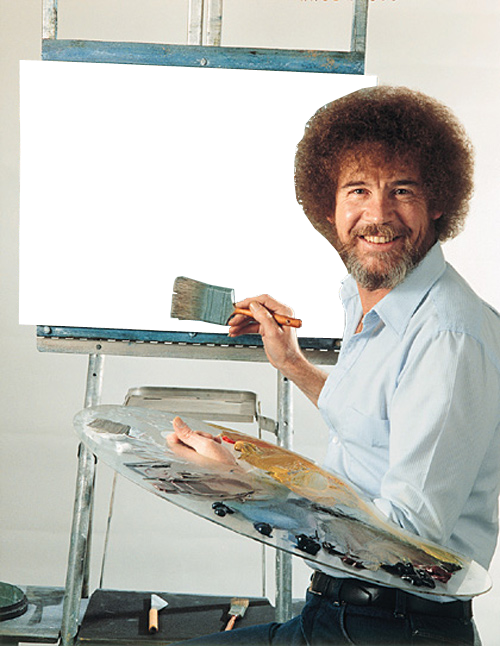
#> input picture thejoyofpynting/1.png, 500 x 646 px, given in place of .png, which was not available
$ python thejoyofpynting_test.py
#> lines starting #> are read from the running program, lines starting #| are printed output that depends on the picture; pictures that were not available may be replaced by others from this repository, and a replacement may not be noted
### thejoyofpynting/paintapicture.py
#!/usr/bin/env python
# -*- coding: utf-8 -*-
""""""
from io import BytesIO

from PIL import Image

from .bobtypes import bob_types


def paint_a_picture(file: BytesIO, bobtype: int = 0):
#> called with file = '.png', bobtype = 0
    image = Image.open(file)
#> image is the input picture: PIL image 500x646 RGBA; mean R, G, B, A 185.1, 185.2, 179.4, 195.8
    image = image.convert("RGBA")
    image = image.resize((bob_types[bobtype]["size_x"], bob_types[bobtype]["size_y"]))
#> image: PIL image 360x280 RGBA

    bob = Image.open(bob_types[bobtype]["image"])
    bob = bob.convert("RGBA")

    final = Image.new("RGBA", bob.size)
#> final: PIL image 500x646 RGBA; every value is 0
    final.paste(image, (bob_types[bobtype]["place_x"], bob_types[bobtype]["place_y"]), image)
    final.paste(bob, (0, 0), bob)

    # final.show()

    bio = BytesIO()
    final.save(bio, "PNG")

    return bio

### thejoyofpynting_test.py
#!/usr/bin/env python
# -*- coding: utf-8 -*-
""""""

from PIL import Image
import thejoyofpynting

local_image_location = ".png"  # Provide a local image

image1 = thejoyofpynting.paint_a_picture(local_image_location, 0)
Image.Image.show(image1)
# image1.save("1-edit.png")

image2 = thejoyofpynting.paint_a_picture(local_image_location, 1)
#> call 2 of paint_a_picture, with file = '.png', bobtype = 1
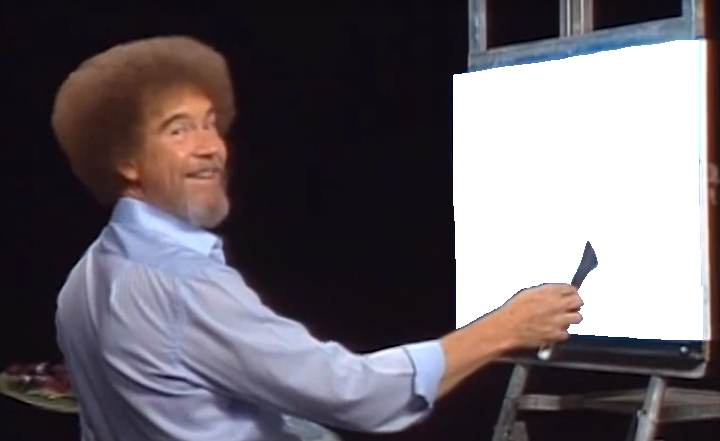
#> input picture thejoyofpynting/2.png, 720 x 441 px
#> in paint_a_picture, bob is the input picture: PIL image 720x441 RGBA; mean R, G, B, A 105.6, 98.6, 105, 203.5
#> in paint_a_picture (call 2), `final = Image.new("RGBA", bob.size)`: final: PIL image 720x441 RGBA; every value is 0
Image.Image.show(image2)
# image2.save("2-edit.png")

image3 = thejoyofpynting.paint_a_picture(local_image_location, 2)
#> call 3 of paint_a_picture, with file = '.png', bobtype = 2
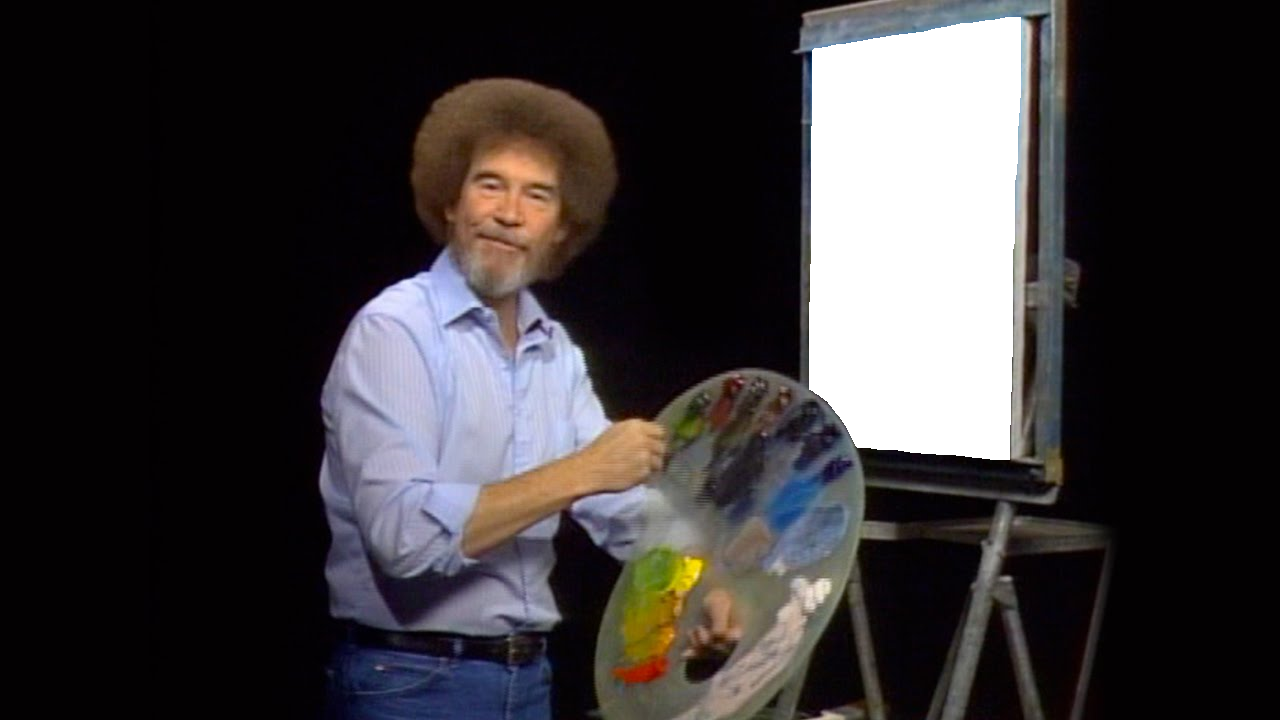
#> input picture thejoyofpynting/3.png, 1280 x 720 px
#> in paint_a_picture, bob is the input picture: PIL image 1280x720 RGBA; mean R, G, B, A 58.3, 54.6, 56.2, 231.6
#> in paint_a_picture (call 3), `final = Image.new("RGBA", bob.size)`: final: PIL image 1280x720 RGBA; every value is 0
Image.Image.show(image3)
# image3.save("3-edit.png")

image4 = thejoyofpynting.paint_a_picture(local_image_location, 3)
#> call 4 of paint_a_picture, with file = '.png', bobtype = 3
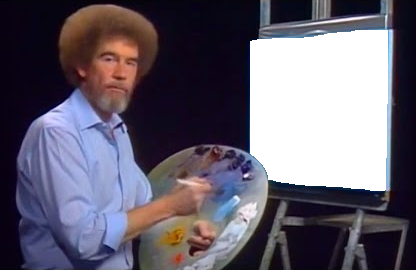
#> input picture thejoyofpynting/4.png, 416 x 270 px
#> in paint_a_picture, bob is the input picture: PIL image 416x270 RGBA; mean R, G, B, A 102, 96.4, 110.4, 208.7
#> in paint_a_picture (call 4), `final = Image.new("RGBA", bob.size)`: final: PIL image 416x270 RGBA; every value is 0
Image.Image.show(image4)
# image4.save("4-edit.png")

image5 = thejoyofpynting.paint_a_picture(local_image_location, 4)
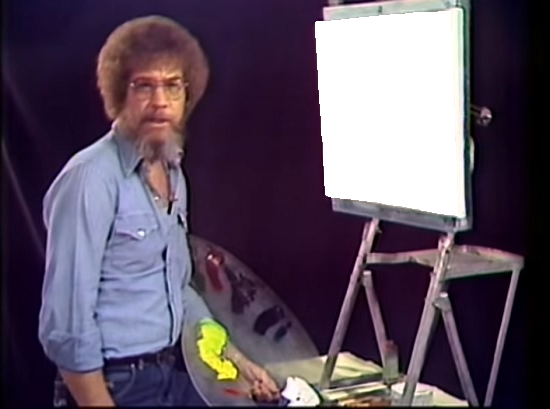
#> input picture thejoyofpynting/5.png, 550 x 409 px
#> in paint_a_picture, bob is the input picture: PIL image 550x409 RGBA; mean R, G, B, A 91.3, 78.7, 95.1, 226
#> in paint_a_picture (call 5), `final = Image.new("RGBA", bob.size)`: final: PIL image 550x409 RGBA; every value is 0
Image.Image.show(image5)
# image5.save("5-edit.png")

image6 = thejoyofpynting.paint_a_picture(local_image_location, 5)
#> in paint_a_picture (call 6), `image = image.resize((bob_types[bobtype]["size_x"], bob_types[bobtype]..`:
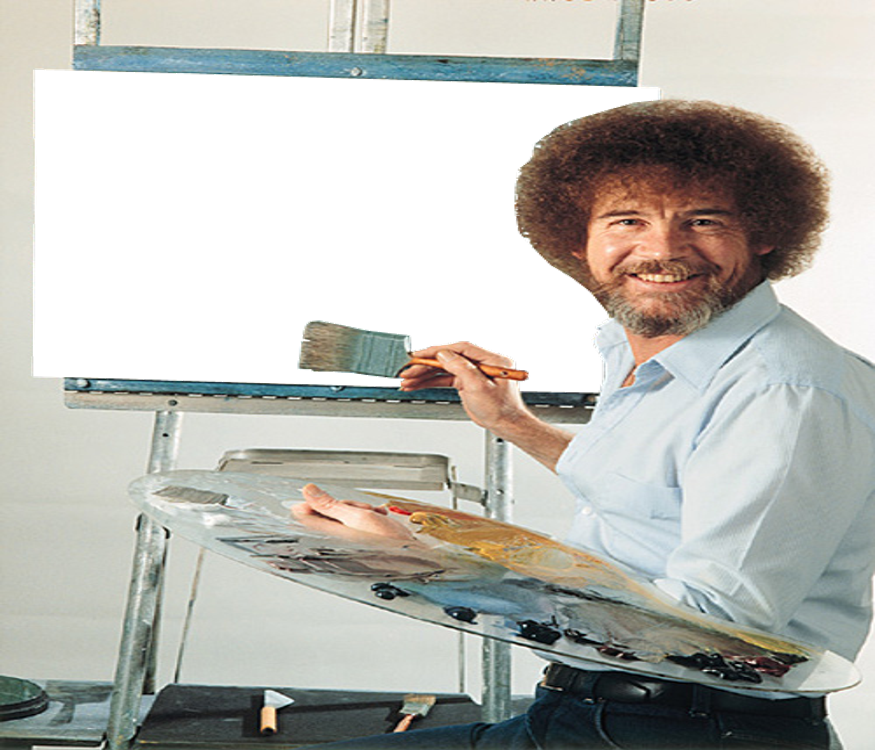
#> image: PIL image 875x750 RGBA; mean R, G, B, A 126.4, 126.5, 120.7, 195.8; transparent parts drawn white
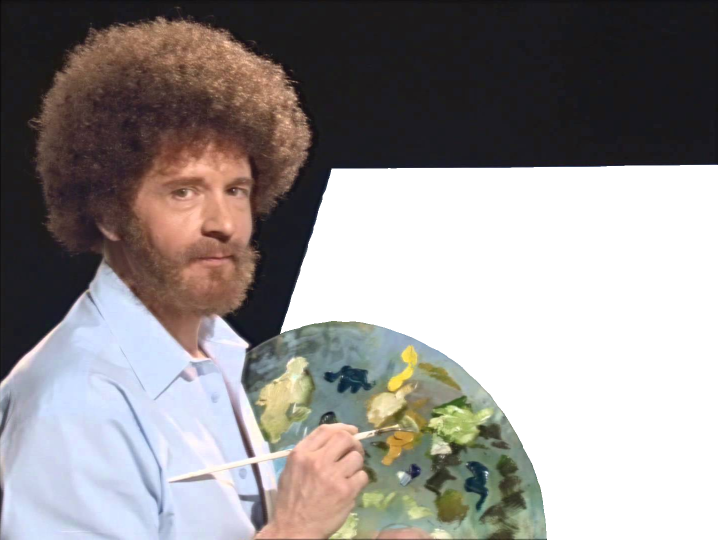
#> input picture thejoyofpynting/6.png, 1435 x 1080 px (shown at 1/2 size)
#> in paint_a_picture, bob is the input picture: PIL image 1435x1080 RGBA; mean R, G, B, A 149.1, 144.3, 143.4, 181.9
#> in paint_a_picture (call 6), `final = Image.new("RGBA", bob.size)`: final: PIL image 1435x1080 RGBA; every value is 0
#> in paint_a_picture (call 6), `final.paste(bob, (0, 0), bob)`:
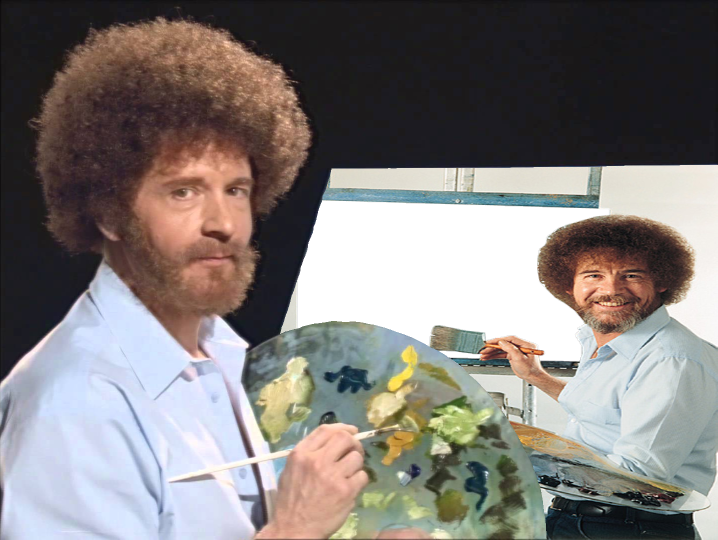
#> final: PIL image 1435x1080 RGBA (shown at 1/2 size); mean R, G, B, A 108.3, 103.1, 100.8, 232.9; transparent parts drawn white
Image.Image.show(image6)
# image6.save("6-edit.png")
